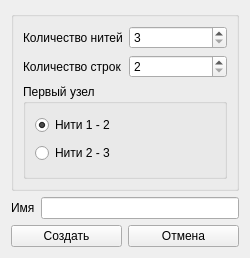
<?xml version="1.0" encoding="UTF-8"?>
<ui version="4.0">
 <class>SchemeObliqueWidgetCreateScheme</class>
 <widget class="QWidget" name="SchemeObliqueWidgetCreateScheme">
  <property name="geometry">
   <rect>
    <x>0</x>
    <y>0</y>
    <width>250</width>
    <height>258</height>
   </rect>
  </property>
  <property name="windowTitle">
   <string>Form</string>
  </property>
  <layout class="QGridLayout" name="gridLayout_3">
   <item row="0" column="0">
    <widget class="QGroupBox" name="groupBox_2">
     <property name="enabled">
      <bool>true</bool>
     </property>
     <property name="title">
      <string/>
     </property>
     <property name="checkable">
      <bool>false</bool>
     </property>
     <layout class="QGridLayout" name="gridLayout">
      <item row="1" column="0">
       <widget class="QGroupBox" name="groupBox">
        <property name="title">
         <string>Первый узел</string>
        </property>
        <layout class="QGridLayout" name="gridLayout_2">
         <item row="1" column="0">
          <widget class="QRadioButton" name="nodeOf2_3">
           <property name="text">
            <string>Нити 2 - 3</string>
           </property>
          </widget>
         </item>
         <item row="0" column="0">
          <widget class="QRadioButton" name="nodeOf1_2">
           <property name="text">
            <string>Нити 1 - 2</string>
           </property>
           <property name="checked">
            <bool>true</bool>
           </property>
          </widget>
         </item>
        </layout>
       </widget>
      </item>
      <item row="0" column="0">
       <layout class="QHBoxLayout" name="horizontalLayoutCount">
        <item>
         <layout class="QVBoxLayout" name="verticalLayoutLabel">
          <item>
           <widget class="QLabel" name="labelCountThread">
            <property name="text">
             <string>Количество нитей</string>
            </property>
           </widget>
          </item>
          <item>
           <widget class="QLabel" name="labelCountRow">
            <property name="text">
             <string>Количество строк</string>
            </property>
           </widget>
          </item>
         </layout>
        </item>
        <item>
         <layout class="QVBoxLayout" name="verticalLayoutBox">
          <item>
           <widget class="QSpinBox" name="countThreads">
            <property name="minimum">
             <number>3</number>
            </property>
            <property name="maximum">
             <number>2147483647</number>
            </property>
           </widget>
          </item>
          <item>
           <widget class="QSpinBox" name="countHalfrow">
            <property name="minimum">
             <number>2</number>
            </property>
            <property name="maximum">
             <number>2147483647</number>
            </property>
           </widget>
          </item>
         </layout>
        </item>
       </layout>
      </item>
     </layout>
    </widget>
   </item>
   <item row="1" column="0">
    <layout class="QHBoxLayout" name="horizontalLayoutName">
     <item>
      <widget class="QLabel" name="label_name">
       <property name="text">
        <string>Имя</string>
       </property>
      </widget>
     </item>
     <item>
      <widget class="QLineEdit" name="name"/>
     </item>
    </layout>
   </item>
   <item row="2" column="0">
    <layout class="QHBoxLayout" name="horizontalLayoutButton">
     <item>
      <widget class="QPushButton" name="create">
       <property name="text">
        <string>Создать</string>
       </property>
      </widget>
     </item>
     <item>
      <widget class="QPushButton" name="cancel">
       <property name="text">
        <string>Отмена</string>
       </property>
      </widget>
     </item>
    </layout>
   </item>
  </layout>
 </widget>
 <resources/>
 <connections/>
</ui>
